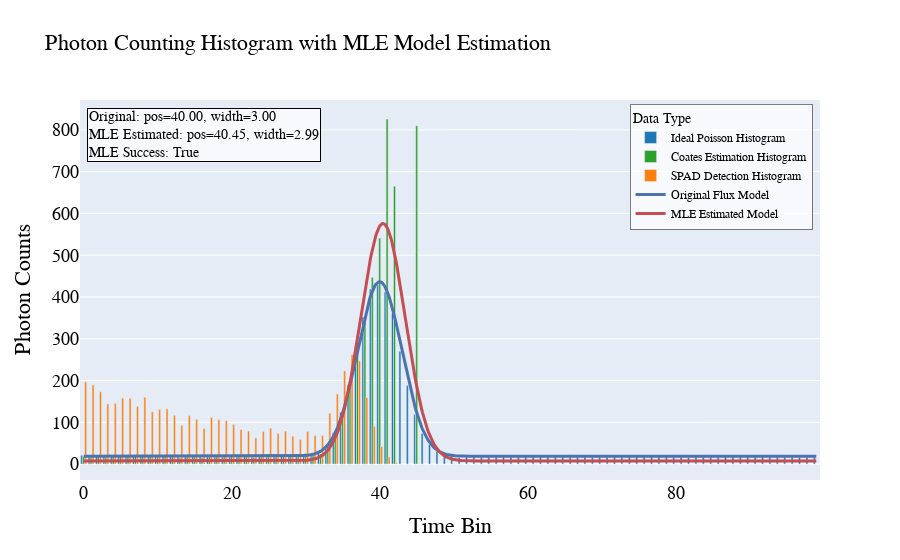

The cell this chart's notebook holds for it:
### Code cell
import src.GatingAlgo as ga

# SingleGaussian参数设置
num_bins = 100
pulse_pos = 40
pulse_width = 3
signal_strength = 0.9
bg_strength = 0.04
num_cycles = 5000

# 创建SingleGaussian实例
gating_algo = ga.SingleGaussian(num_bins, pulse_pos, pulse_width, signal_strength, bg_strength, num_cycles)

# 绘图
gating_algo.plot_combined_hist_mle()

### Figure 1 — Plotly figure (JSON) as saved in the notebook; plotly's stock layout.template omitted (floating-point values rounded to 4 significant figures; data arrays with more than 128 entries replaced by an {"elided": "..."} marker saying what was removed)
{"data": [{"marker": {"color": "rgba(31, 119, 180, 1.0)"}, "name": "Ideal Poisson Histogram", "opacity": 1, "type": "bar", "x": [0, 1, 2, 3, 4, 5, 6, 7, 8, 9, 10, 11, 12, 13, 14, 15, 16, 17, 18, 19, 20, 21, 22, 23, 24, 25, 26, 27, 28, 29, 30, 31, 32, 33, 34, 35, 36, 37, 38, 39, 40, 41, 42, 43, 44, 45, 46, 47, 48, 49, 50, 51, 52, 53, 54, 55, 56, 57, 58, 59, 60, 61, 62, 63, 64, 65, 66, 67, 68, 69, 70, 71, 72, 73, 74, 75, 76, 77, 78, 79, 80, 81, 82, 83, 84, 85, 86, 87, 88, 89, 90, 91, 92, 93, 94, 95, 96, 97, 98, 99], "y": [21, 18, 20, 18, 19, 19, 21, 19, 18, 20, 17, 18, 18, 19, 18, 19, 20, 19, 19, 17, 18, 18, 18, 17, 20, 17, 21, 19, 18, 19, 20, 24, 31, 44, 75, 124, 190, 281, 352, 419, 429, 412, 361, 270, 188, 119, 73, 47, 30, 24, 24, 16, 19, 18, 17, 19, 18, 18, 19, 19, 18, 18, 18, 19, 18, 18, 22, 17, 18, 17, 20, 18, 19, 17, 19, 21, 18, 18, 19, 18, 17, 18, 16, 18, 20, 18, 18, 19, 19, 18, 19, 18, 20, 18, 18, 18, 19, 17, 17, 17]}, {"marker": {"color": "rgba(44, 160, 44, 1.0)"}, "name": "Coates Estimation Histogram", "opacity": 1, "type": "bar", "x": [0, 1, 2, 3, 4, 5, 6, 7, 8, 9, 10, 11, 12, 13, 14, 15, 16, 17, 18, 19, 20, 21, 22, 23, 24, 25, 26, 27, 28, 29, 30, 31, 32, 33, 34, 35, 36, 37, 38, 39, 40, 41, 42, 43, 44, 45, 46, 47, 48, 49, 50, 51, 52, 53, 54, 55, 56, 57, 58, 59, 60, 61, 62, 63, 64, 65, 66, 67, 68, 69, 70, 71, 72, 73, 74, 75, 76, 77, 78, 79, 80, 81, 82, 83, 84, 85, 86, 87, 88, 89, 90, 91, 92, 93, 94, 95, 96, 97, 98, 99], "y": [18, 16, 20, 16, 18, 18, 19, 20, 23, 17, 17, 21, 21, 15, 22, 21, 15, 22, 22, 20, 20, 20, 19, 16, 19, 24, 20, 22, 19, 19, 26, 22, 24, 46, 74, 120, 183, 289, 349, 447, 541, 826, 665, 0, 0, 810, 0, 0, 0, 0, 0, 0, 0, 0, 0, 0, 0, 0, 0, 0, 0, 0, 0, 0, 0, 0, 0, 0, 0, 0, 0, 0, 0, 0, 0, 0, 0, 0, 0, 0, 0, 0, 0, 0, 0, 0, 0, 0, 0, 0, 0, 0, 0, 0, 0, 0, 0, 0, 0, 0]}, {"marker": {"color": "rgba(255, 127, 14, 1.0)"}, "name": "SPAD Detection Histogram", "opacity": 1, "type": "bar", "x": [0, 1, 2, 3, 4, 5, 6, 7, 8, 9, 10, 11, 12, 13, 14, 15, 16, 17, 18, 19, 20, 21, 22, 23, 24, 25, 26, 27, 28, 29, 30, 31, 32, 33, 34, 35, 36, 37, 38, 39, 40, 41, 42, 43, 44, 45, 46, 47, 48, 49, 50, 51, 52, 53, 54, 55, 56, 57, 58, 59, 60, 61, 62, 63, 64, 65, 66, 67, 68, 69, 70, 71, 72, 73, 74, 75, 76, 77, 78, 79, 80, 81, 82, 83, 84, 85, 86, 87, 88, 89, 90, 91, 92, 93, 94, 95, 96, 97, 98, 99], "y": [197, 189, 173, 144, 145, 158, 158, 138, 160, 125, 131, 132, 117, 93, 116, 107, 85, 112, 106, 104, 95, 83, 79, 63, 78, 86, 73, 79, 67, 59, 78, 68, 68, 122, 168, 223, 262, 247, 159, 90, 42, 17, 3, 0, 0, 1, 0, 0, 0, 0, 0, 0, 0, 0, 0, 0, 0, 0, 0, 0, 0, 0, 0, 0, 0, 0, 0, 0, 0, 0, 0, 0, 0, 0, 0, 0, 0, 0, 0, 0, 0, 0, 0, 0, 0, 0, 0, 0, 0, 0, 0, 0, 0, 0, 0, 0, 0, 0, 0, 0]}, {"line": {"color": "#4C72B0", "width": 3}, "mode": "lines", "name": "Original Flux Model", "type": "scatter", "x": {"elided": "1000 float values"}, "y": {"elided": "1000 float values"}}, {"line": {"color": "#C44E52", "width": 3}, "mode": "lines", "name": "MLE Estimated Model", "type": "scatter", "x": {"elided": "1000 float values"}, "y": {"elided": "1000 float values"}}], "layout": {"annotations": [{"align": "left", "bgcolor": "rgba(255,255,255,0.7)", "bordercolor": "black", "borderwidth": 1, "font": {"size": 14}, "showarrow": false, "text": "Original: pos=40.00, width=3.00<br>MLE Estimated: pos=40.45, width=2.99<br>MLE Success: True", "x": 0.01, "xref": "paper", "y": 0.98, "yref": "paper"}], "barmode": "group", "font": {"color": "Black", "family": "Arial, sans-serif", "size": 18}, "legend": {"bgcolor": "rgba(255,255,255,0.7)", "bordercolor": "rgba(0,0,0,0.5)", "borderwidth": 1, "font": {"size": 12}, "title": {"text": "Data Type"}, "x": 0.99, "xanchor": "right", "y": 0.99, "yanchor": "top"}, "title": {"font": {"color": "Black", "family": "Arial, sans-serif", "size": 22}, "text": "Photon Counting Histogram with MLE Model Estimation"}, "xaxis": {"title": {"text": "Time Bin"}}, "yaxis": {"title": {"text": "Photon Counts"}}}}
